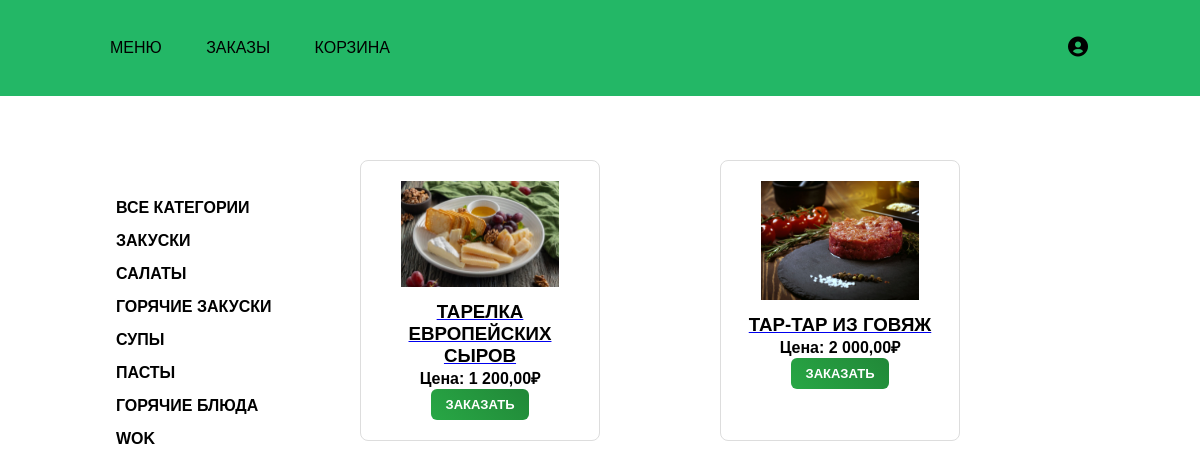
The page /main/products/1/ on the database its author committed.
### main/models.py (models this page shows, shortened)
class ProductsCategory(models.Model):
    name = models.CharField("Категории", max_length=250)
    description =  models.TextField("Описание", null=True, blank=True)
    class Meta:
        verbose_name = ("Category")
        verbose_name_plural = ("Categories")

class Products(models.Model):
    name = models.CharField("Название", max_length=250)
    description =  models.TextField("Описание", null=True, blank=True)
    price = models.DecimalField("Цена", max_digits=6, decimal_places=2)
    image = models.ImageField("Фото Блюда", upload_to="Product_IMG")
    category = models.ForeignKey(ProductsCategory, on_delete=models.CASCADE, verbose_name="Категории")
    class Meta:
        verbose_name = ("Products")
        verbose_name_plural = ("Products")

### main/views.py (the view)
# urls.py: path('', ProductsListView.as_view(), name='index'),
class ProductsListView(ListView):
    model = Products
    template_name = 'main/product_page.html'
    def get_queryset(self):
        queryset = super(ProductsListView, self).get_queryset()
        category_id = self.kwargs.get('category_id')
        return queryset.filter(category_id = category_id) if category_id else queryset
    def get_context_data(self, **kwargs):
        context = super(ProductsListView, self).get_context_data(**kwargs)
        context ["categories"] = ProductsCategory.objects.all()
        return context

### main/context_processors.py (called while the page is built)
def basket(request):
    user = request.user
    baskets = Basket.objects.filter(user=user) if user.is_authenticated else []
    order_total = sum(basket.product.price * basket.quantity for basket in baskets)
    return {
        'basket': baskets,
        'order_total': order_total,
    }

### main/templates/main/product_page.html (shortened to what this page needs)
{% extends "main/base.html" %}
{% load static %}
{% load humanize %}
{% block extra_css %}
    <link rel="stylesheet" href="{% static 'main/css/product_page/product_page.css' %}">
{% endblock %}
{% block body %}
{% include "main/base.html" %}
<div class="categories">
    <ul>
        <li><a href="{% url 'index' %}"><b>Все категории</a></li>
        {% for category in categories %}
            <li><a href="{% url 'main:product_category' category.id %}">{{ category.name }}</a></li>
        {% endfor %}
    </ul>
</div>
<div class="goodsitems">
    {% for product in object_list %}
        <div class="goods">
            <div class="image">
                {% if product.image %}
                    <img src="{{ product.image.url }}" alt="">
                {% endif %}
            </div>
            <a href="#"><h3>{{ product.name }}</h3></a>
            <p>Цена: {{ product.price|intcomma }}₽</p>
            <div class="button-container">
                <button class="button" onclick="toggleQuantityPopup('{{ product.id }}')">Заказать</button>
            </div>
        </div>
    {% endfor %}
</div>
{% endblock %}

### main/static/main/css/product_page/product_page.css (style rules this page uses)
* { margin: 0; padding: 0; }
.categories ul { width: 19%; position: absolute; top: 23%; margin-left: 8%; }
.categories ul li { list-style: none; display:grid; margin: 0 20px; position:flex; margin-top: 15px; margin-bottom: 10px; align-items: center; }
.categories ul li a { text-decoration: none; color: black; text-transform: uppercase ; }
.goodsitems { width: 50%; margin-left: 30%; position: flex; top: 20%; text-align: center; position: absolute; flex-wrap: wrap; display: flex; justify-content: space-between; }
.goods { display: flex; flex-direction: column; align-items: center; width: 40%; padding: 20px; border: 1px solid #ddd; border-radius: 8px; box-sizing: border-box; margin-bottom: 20px; }
.goods .image { margin-bottom: 10px; }
.goods .image img { width: 80%; height: auto; max-width: 100%; }
.goodsitems a h3 { color: black; position: relative; }
.goodsitems .goods { display: flex; flex-direction: column; align-items: center; width: 40%; padding: 20px; border: 1px solid #ddd; border-radius: 8px; box-sizing: border-box; transition: transform 0.3s ease; }
.button-container { position: relative; display: inline-block; }
.button { display: inline-block; padding: 8px 14px; font-size: 13px; font-weight: bold; text-transform: uppercase; text-decoration: none; color: white; background: linear-gradient(45deg, #28a745, #218838); border-radius: 6px; transition: all 0.3s ease-in-out; position: relative; overflow: hidden; border: none; cursor: pointer; }

### main/static/main/css/base/base.css (style rules this page uses)
* { margin: 0; padding: 0%; font-family: 'Trebuchet MS', 'Lucida Sans Unicode', 'Lucida Grande', 'Lucida Sans', Arial, sans-serif; }

### rows shown on the page
ProductsCategory: name "ЗАКУСКИ"
ProductsCategory: name "САЛАТЫ"
ProductsCategory: name "ГОРЯЧИЕ ЗАКУСКИ"
ProductsCategory: name "СУПЫ"
ProductsCategory: name "ПАСТЫ"
ProductsCategory: name "ГОРЯЧИЕ БЛЮДА"
ProductsCategory: name "WOK"
Products: image (picture), name "ТАРЕЛКА ЕВРОПЕЙСКИХ СЫРОВ", price "1 200,00"
Products: image (picture), name "ТАР-ТАР ИЗ ГОВЯЖ", price "2 000,00"
